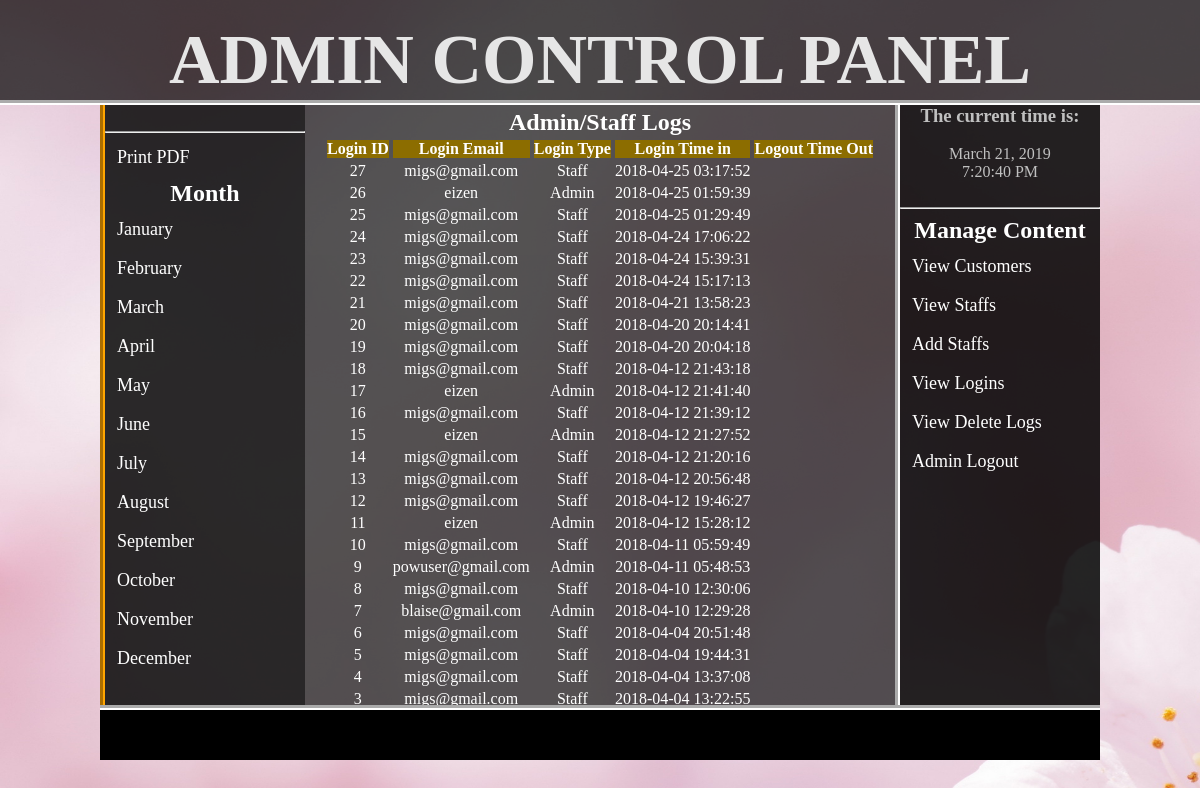
Screenshot of /admin_area/index.php?April (signed in) with the database file from the repository.
### tables this page shows
CREATE TABLE `loginlogs` (
  `loginid` int(255) NOT NULL,
  `loginname` varchar(255) NOT NULL,
  `loginrole` varchar(255) NOT NULL,
  `logintime` varchar(255) NOT NULL,
  `userid` int(255) NOT NULL,
  `logouttime` varchar(255) NOT NULL
);

### admin_area/April_login.php (the view, shortened to what this page needs)
<?php
include ("includes/db.php");
?>
 <div ="k">
 <div id="sa">
		<center>
		<br><hr></center>
		<a href='pdfapril.php' target="_blank">Print PDF</a>
		<h2 style="text-align:center;">Month</h2>
			<a href="index.php?January">January</a>
			<a href="index.php?February">February</a>
			<a href="index.php?March">March</a>
			<a href="index.php?April">April</a>
			<a href="index.php?May">May</a>
			<a href="index.php?June">June</a>
			<a href="index.php?July">July</a>
		<a href="index.php?August">August</a>
			<a href="index.php?September">September</a>
			<a href="index.php?October">October</a>
		<a href="index.php?November">November</a>
		<a href="index.php?December">December</a>
		</div>
	<div align="center">
<table cellspacing="4">
<tr align="center">
		<td colspan="6"><h2>Admin/Staff Logs</h2></td>
	</tr>
	<tr align="center" bgcolor="#8c6d00" style="text-align:center;">
		<th>Login ID</th>
			<th>Login Email</th>
		<th>Login Type</th>
		<th>Login Time in</th>
		<th>Logout Time Out</th>
	</tr>
<?php
	$get_pro = "select * from loginlogs where logintime like '2018-04-%' ORDER BY logintime DESC";
	$run_pro = mysqli_query($con, $get_pro);
	while ($row_pro=mysqli_fetch_array($run_pro)){
		$pro_id = $row_pro['loginid'];
		$pro_title = $row_pro['loginname'];
		$pro_image = $row_pro['loginrole'];
		$pro_qty = $row_pro['logintime'];
	?>
	<tr align="center" style="text-align:center;">
		<td><?php echo $pro_id;?></td>
		<td><?php echo $pro_title;?></td>
		<td><?php echo $pro_image;?></td>
		<td><?php echo $pro_qty?></td>
	</tr>
	<?php
	}
	?>	</table>
</div>

### admin_area/style.css (style rules this page uses)
html, body, div, span, applet, object, iframe, h1, h2, h3, h4, h5, h6, p, blockquote, pre, a, abbr, acronym, address, big, cite, code, del, dfn, em, img, ins, kbd, q, s, samp, small, strike, strong, sub, sup, tt, var, b, u, i, center, dl, dt, dd, ol, ul, li, fieldset, form, label, legend, table, caption, tbody, tfoot, thead, tr, th, td, article, aside, canvas, details, embed, figure, figcaption, footer, header, hgroup, menu, nav, output, ruby, section, summary, time, mark, audio, video { margin: 0; padding: 0; border: 0; vertical-align: baseline; }
body { background:url('admin.jpg'); color: #C0C0C0; font-family:PT Serif; background-repeat: no-repeat; background-attachment: fixed; -moz-background-size: cover; -webkit-background-size: cover; -o-background-size: cover; background-size: cover; -moz-transition: all 0.3s ease-in-out; -webkit-transition: all 0.3s ease-in-out; -o-transition: all 0.3s ease-in-out; transition: all 0.3s ease-in-out; }
h2 { color: white; }
table { color: #ffffff; }

### admin_area/April_login.php (style rules this page uses)
#sa { width:220px; color:white; float:left; width:200px; min-height:600px; border-left:5px groove orange; background-color: rgba(0, 0, 0, 0.5); }
#sa a { text-decoration:none; color:white; text-align:left; font-size:18px; padding:6px; margin:6px; display:block; }

### rows the page displays
loginlogs: loginid "27", loginname "migs@gmail.com", loginrole "Staff", logintime "2018-04-25 03:17:52"
loginlogs: loginid "26", loginname "eizen", loginrole "Admin", logintime "2018-04-25 01:59:39"
loginlogs: loginid "25", loginname "migs@gmail.com", loginrole "Staff", logintime "2018-04-25 01:29:49"
loginlogs: loginid "24", loginname "migs@gmail.com", loginrole "Staff", logintime "2018-04-24 17:06:22"
loginlogs: loginid "23", loginname "migs@gmail.com", loginrole "Staff", logintime "2018-04-24 15:39:31"
loginlogs: loginid "22", loginname "migs@gmail.com", loginrole "Staff", logintime "2018-04-24 15:17:13"
loginlogs: loginid "21", loginname "migs@gmail.com", loginrole "Staff", logintime "2018-04-21 13:58:23"
loginlogs: loginid "20", loginname "migs@gmail.com", loginrole "Staff", logintime "2018-04-20 20:14:41"
loginlogs: loginid "19", loginname "migs@gmail.com", loginrole "Staff", logintime "2018-04-20 20:04:18"
loginlogs: loginid "18", loginname "migs@gmail.com", loginrole "Staff", logintime "2018-04-12 21:43:18"
loginlogs: loginid "17", loginname "eizen", loginrole "Admin", logintime "2018-04-12 21:41:40"
loginlogs: loginid "16", loginname "migs@gmail.com", loginrole "Staff", logintime "2018-04-12 21:39:12"
loginlogs: loginid "15", loginname "eizen", loginrole "Admin", logintime "2018-04-12 21:27:52"
loginlogs: loginid "14", loginname "migs@gmail.com", loginrole "Staff", logintime "2018-04-12 21:20:16"
loginlogs: loginid "13", loginname "migs@gmail.com", loginrole "Staff", logintime "2018-04-12 20:56:48"
loginlogs: loginid "12", loginname "migs@gmail.com", loginrole "Staff", logintime "2018-04-12 19:46:27"
loginlogs: loginid "11", loginname "eizen", loginrole "Admin", logintime "2018-04-12 15:28:12"
loginlogs: loginid "10", loginname "migs@gmail.com", loginrole "Staff", logintime "2018-04-11 05:59:49"
loginlogs: loginid "9", loginname "powuser@gmail.com", loginrole "Admin", logintime "2018-04-11 05:48:53"
loginlogs: loginid "8", loginname "migs@gmail.com", loginrole "Staff", logintime "2018-04-10 12:30:06"
loginlogs: loginid "7", loginname "blaise@gmail.com", loginrole "Admin", logintime "2018-04-10 12:29:28"
loginlogs: loginid "6", loginname "migs@gmail.com", loginrole "Staff", logintime "2018-04-04 20:51:48"
loginlogs: loginid "5", loginname "migs@gmail.com", loginrole "Staff", logintime "2018-04-04 19:44:31"
loginlogs: loginid "4", loginname "migs@gmail.com", loginrole "Staff", logintime "2018-04-04 13:37:08"
loginlogs: loginid "3", loginname "migs@gmail.com", loginrole "Staff", logintime "2018-04-04 13:22:55"
